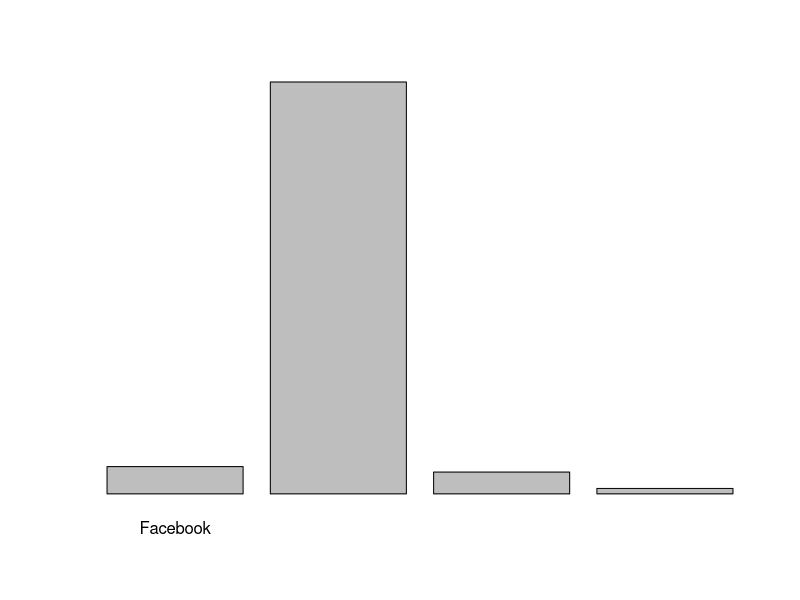

Generate this figure with R: (Note: this script raises an error after producing the figure.)
# Análisis de preguntas del proceso de Rendición de Cuentas del año 2019

install.packages("knitr")

# Librerías ----

library(RColorBrewer)
library(tidytext)
library(wordcloud)
library(NLP)
library(tm)
library(tidyverse)
library(readr)
library(knitr)

# Inicio

Fuentes <- read.delim("Data/Preguntas.txt", header = TRUE)

Fuentes$Medio <- as.character(Fuentes$Medio)
Fuentes$Pregunta <- as.character(Fuentes$Pregunta)

Fuentes %>% group_by(Medio) %>% count()

barplot(table(Fuentes$Medio))

ggplot(data=Fuentes, aes(Fuentes$Medio)) +
  geom_bar(fill = "#a6bddb")+
  geom_text(stat='count', aes(label=..count..), vjust=-1, size = 5)+
  ggtitle("Cantidad de preguntas recibidas según medio de recepción", 
          subtitle = "Proceso de Rendición de Cuentas - 2019 \n") +
  xlab("\n Medio de recepción de preguntas") + ylab("Total de preguntas \n") +
  theme(
    axis.title.x = element_text(size=14, face="bold"),
    axis.title.y = element_text(size=14, face="bold"),
    axis.text.x =  element_text(size = 12, color = "red"),
    legend.position="top"
  )
  

# Encoding(Fuentes)  <- "UTF-8"

docs <- Corpus(VectorSource(Fuentes$Pregunta))



# Convertir letras a minúsculas
docs <- tm_map(docs, content_transformer(tolower))

# Eliminar artículos, preposiciones, etc... del español
docs <- tm_map(docs, removeWords, stopwords("spanish"))

# Remover signos de puntuación
docs <- tm_map(docs, removePunctuation)

# Eliminar caracteres especiales

removeSpecialChars <- function(x) str_replace_all(x, "[[:punct:]]", " ")
docs <- tm_map(docs, removeSpecialChars)

# Eliminar números
docs <- tm_map(docs, removeNumbers)

# Remover palabras de manera manual

docs <- tm_map(docs, removeWords, c("pej", "i", "ii", "iii", "iv", "v", "vi", 
                                    "unc", "universidad", "nacional", "colombia",
                                    "cuáles", "cuales", "cuándo", "cómo", "cuál", "hacer",
                                    "saber", "gracias", "unal", "cuenta", "quisiera", "van",
                                    "launalcuenta", "tan", "pregunta", "gustaría", "así", "respecto",
                                    "cada", "puede", "puedo", "quiero", "hace", "parte", "realizar",
                                    "manera")) 

# Matriz

docs <- TermDocumentMatrix(docs)
m <- as.matrix(docs)
v <- sort(rowSums(m),decreasing=TRUE)
d <- data.frame(word = names(v),freq=v)

write.csv(d, file = "Data/Frecuencias.csv",  row.names = FALSE)

# Eliminar espacios en blanco

docs <- tm_map(docs, stripWhitespace)
docs <- tm_map(docs, PlainTextDocument)
cc <- docs[["content"]][["content"]] 

write.csv(cc, file = "Data/General.csv",  row.names = FALSE)


# Facebook
# Twitter
# Youtube
